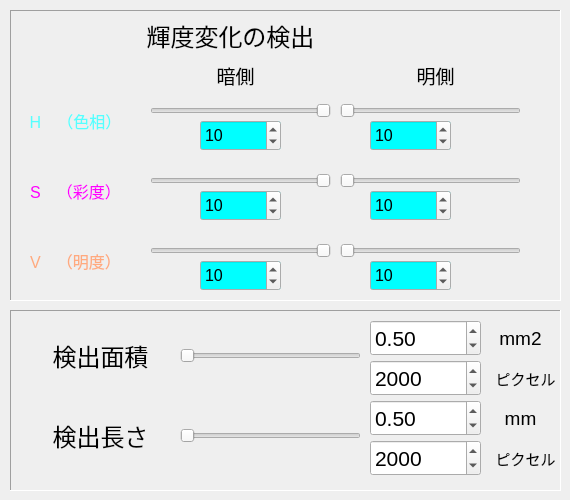
   <widget class="QWidget" name="Broad">
    <widget class="QFrame" name="frame_3">
     <property name="geometry">
      <rect>
       <x>10</x>
       <y>310</y>
       <width>551</width>
       <height>181</height>
      </rect>
     </property>
     <property name="frameShape">
      <enum>QFrame::Panel</enum>
     </property>
     <property name="frameShadow">
      <enum>QFrame::Sunken</enum>
     </property>
     <widget class="QLabel" name="labelK_5">
      <property name="geometry">
       <rect>
        <x>480</x>
        <y>50</y>
        <width>71</width>
        <height>36</height>
       </rect>
      </property>
      <property name="font">
       <font>
        <pointsize>11</pointsize>
       </font>
      </property>
      <property name="text">
       <string>ピクセル</string>
      </property>
      <property name="alignment">
       <set>Qt::AlignCenter</set>
      </property>
     </widget>
     <widget class="QSlider" name="horizontalSliderSizeB">
      <property name="geometry">
       <rect>
        <x>170</x>
        <y>20</y>
        <width>181</width>
        <height>51</height>
       </rect>
      </property>
      <property name="maximum">
       <number>10000</number>
      </property>
      <property name="orientation">
       <enum>Qt::Horizontal</enum>
      </property>
     </widget>
     <widget class="QDoubleSpinBox" name="doubleSpinBoxSizeBMM">
      <property name="geometry">
       <rect>
        <x>360</x>
        <y>10</y>
        <width>111</width>
        <height>36</height>
       </rect>
      </property>
      <property name="font">
       <font>
        <pointsize>16</pointsize>
       </font>
      </property>
      <property name="maximum">
       <double>10000.000000000000000</double>
      </property>
      <property name="value">
       <double>0.500000000000000</double>
      </property>
     </widget>
     <widget class="QLabel" name="labelK_4">
      <property name="geometry">
       <rect>
        <x>480</x>
        <y>10</y>
        <width>61</width>
        <height>36</height>
       </rect>
      </property>
      <property name="font">
       <font>
        <pointsize>14</pointsize>
       </font>
      </property>
      <property name="text">
       <string>mm2</string>
      </property>
      <property name="alignment">
       <set>Qt::AlignCenter</set>
      </property>
     </widget>
     <widget class="QLabel" name="labelK_3">
      <property name="geometry">
       <rect>
        <x>10</x>
        <y>20</y>
        <width>161</width>
        <height>51</height>
       </rect>
      </property>
      <property name="font">
       <font>
        <pointsize>18</pointsize>
       </font>
      </property>
      <property name="text">
       <string>検出面積</string>
      </property>
      <property name="alignment">
       <set>Qt::AlignCenter</set>
      </property>
     </widget>
     <widget class="QSpinBox" name="spinBoxSizeB">
      <property name="geometry">
       <rect>
        <x>360</x>
        <y>50</y>
        <width>111</width>
        <height>36</height>
       </rect>
      </property>
      <property name="font">
       <font>
        <pointsize>16</pointsize>
       </font>
      </property>
      <property name="maximum">
       <number>99999999</number>
      </property>
      <property name="value">
       <number>2000</number>
      </property>
     </widget>
     <widget class="QSpinBox" name="spinBoxLengthB">
      <property name="geometry">
       <rect>
        <x>360</x>
        <y>130</y>
        <width>111</width>
        <height>36</height>
       </rect>
      </property>
      <property name="font">
       <font>
        <pointsize>16</pointsize>
       </font>
      </property>
      <property name="maximum">
       <number>99999999</number>
      </property>
      <property name="value">
       <number>2000</number>
      </property>
     </widget>
     <widget class="QDoubleSpinBox" name="doubleSpinBoxLengthBMM">
      <property name="geometry">
       <rect>
        <x>360</x>
        <y>90</y>
        <width>111</width>
        <height>36</height>
       </rect>
      </property>
      <property name="font">
       <font>
        <pointsize>16</pointsize>
       </font>
      </property>
      <property name="maximum">
       <double>10000.000000000000000</double>
      </property>
      <property name="value">
       <double>0.500000000000000</double>
      </property>
     </widget>
     <widget class="QLabel" name="labelK_12">
      <property name="geometry">
       <rect>
        <x>480</x>
        <y>130</y>
        <width>71</width>
        <height>36</height>
       </rect>
      </property>
      <property name="font">
       <font>
        <pointsize>11</pointsize>
       </font>
      </property>
      <property name="text">
       <string>ピクセル</string>
      </property>
      <property name="alignment">
       <set>Qt::AlignCenter</set>
      </property>
     </widget>
     <widget class="QLabel" name="labelK_13">
      <property name="geometry">
       <rect>
        <x>480</x>
        <y>90</y>
        <width>61</width>
        <height>36</height>
       </rect>
      </property>
      <property name="font">
       <font>
        <pointsize>14</pointsize>
       </font>
      </property>
      <property name="text">
       <string>mm</string>
      </property>
      <property name="alignment">
       <set>Qt::AlignCenter</set>
      </property>
     </widget>
     <widget class="QSlider" name="horizontalSliderLengthB">
      <property name="geometry">
       <rect>
        <x>170</x>
        <y>100</y>
        <width>181</width>
        <height>51</height>
       </rect>
      </property>
      <property name="maximum">
       <number>10000</number>
      </property>
      <property name="orientation">
       <enum>Qt::Horizontal</enum>
      </property>
     </widget>
     <widget class="QLabel" name="labelK_14">
      <property name="geometry">
       <rect>
        <x>10</x>
        <y>100</y>
        <width>161</width>
        <height>51</height>
       </rect>
      </property>
      <property name="font">
       <font>
        <pointsize>18</pointsize>
       </font>
      </property>
      <property name="text">
       <string>検出長さ</string>
      </property>
      <property name="alignment">
       <set>Qt::AlignCenter</set>
      </property>
     </widget>
    </widget>
    <widget class="QFrame" name="frame_4">
     <property name="geometry">
      <rect>
       <x>10</x>
       <y>10</y>
       <width>551</width>
       <height>291</height>
      </rect>
     </property>
     <property name="frameShape">
      <enum>QFrame::Panel</enum>
     </property>
     <property name="frameShadow">
      <enum>QFrame::Sunken</enum>
     </property>
     <widget class="QLabel" name="labelK_6">
      <property name="geometry">
       <rect>
        <x>0</x>
        <y>0</y>
        <width>441</width>
        <height>51</height>
       </rect>
      </property>
      <property name="font">
       <font>
        <pointsize>18</pointsize>
       </font>
      </property>
      <property name="text">
       <string>輝度変化の検出</string>
      </property>
      <property name="alignment">
       <set>Qt::AlignCenter</set>
      </property>
     </widget>
     <widget class="QLabel" name="labelK_9">
      <property name="geometry">
       <rect>
        <x>0</x>
        <y>230</y>
        <width>131</width>
        <height>41</height>
       </rect>
      </property>
      <property name="palette">
       <palette>
        <active>
         <colorrole role="WindowText">
          <brush brushstyle="SolidPattern">
           <color alpha="255">
            <red>255</red>
            <green>170</green>
            <blue>127</blue>
           </color>
          </brush>
         </colorrole>
        </active>
        <inactive>
         <colorrole role="WindowText">
          <brush brushstyle="SolidPattern">
           <color alpha="255">
            <red>255</red>
            <green>170</green>
            <blue>127</blue>
           </color>
          </brush>
         </colorrole>
        </inactive>
        <disabled>
         <colorrole role="WindowText">
          <brush brushstyle="SolidPattern">
           <color alpha="255">
            <red>120</red>
            <green>120</green>
            <blue>120</blue>
           </color>
          </brush>
         </colorrole>
        </disabled>
       </palette>
      </property>
      <property name="font">
       <font>
        <pointsize>12</pointsize>
       </font>
      </property>
      <property name="text">
       <string>V　（明度）</string>
      </property>
      <property name="alignment">
       <set>Qt::AlignCenter</set>
      </property>
     </widget>
     <widget class="QSpinBox" name="spinBoxBCL">
      <property name="geometry">
       <rect>
        <x>190</x>
        <y>110</y>
        <width>81</width>
        <height>31</height>
       </rect>
      </property>
      <property name="palette">
       <palette>
        <active>
         <colorrole role="Base">
          <brush brushstyle="SolidPattern">
           <color alpha="255">
            <red>0</red>
            <green>255</green>
            <blue>255</blue>
           </color>
          </brush>
         </colorrole>
        </active>
        <inactive>
         <colorrole role="Base">
          <brush brushstyle="SolidPattern">
           <color alpha="255">
            <red>0</red>
            <green>255</green>
            <blue>255</blue>
           </color>
          </brush>
         </colorrole>
        </inactive>
        <disabled>
         <colorrole role="Base">
          <brush brushstyle="SolidPattern">
           <color alpha="255">
            <red>240</red>
            <green>240</green>
            <blue>240</blue>
           </color>
          </brush>
         </colorrole>
        </disabled>
       </palette>
      </property>
      <property name="font">
       <font>
        <pointsize>12</pointsize>
       </font>
      </property>
      <property name="autoFillBackground">
       <bool>true</bool>
      </property>
      <property name="maximum">
       <number>360</number>
      </property>
      <property name="value">
       <number>10</number>
      </property>
     </widget>
     <widget class="QLabel" name="labelK_7">
      <property name="geometry">
       <rect>
        <x>0</x>
        <y>160</y>
        <width>131</width>
        <height>41</height>
       </rect>
      </property>
      <property name="palette">
       <palette>
        <active>
         <colorrole role="WindowText">
          <brush brushstyle="SolidPattern">
           <color alpha="255">
            <red>255</red>
            <green>0</green>
            <blue>255</blue>
           </color>
          </brush>
         </colorrole>
        </active>
        <inactive>
         <colorrole role="WindowText">
          <brush brushstyle="SolidPattern">
           <color alpha="255">
            <red>255</red>
            <green>0</green>
            <blue>255</blue>
           </color>
          </brush>
         </colorrole>
        </inactive>
        <disabled>
         <colorrole role="WindowText">
          <brush brushstyle="SolidPattern">
           <color alpha="255">
            <red>120</red>
            <green>120</green>
            <blue>120</blue>
           </color>
          </brush>
         </colorrole>
        </disabled>
       </palette>
      </property>
      <property name="font">
       <font>
        <pointsize>12</pointsize>
       </font>
      </property>
      <property name="text">
       <string>S　（彩度）</string>
      </property>
      <property name="alignment">
       <set>Qt::AlignCenter</set>
      </property>
     </widget>
     <widget class="QSpinBox" name="spinBoxBYH">
      <property name="geometry">
       <rect>
        <x>360</x>
        <y>250</y>
        <width>81</width>
        <height>31</height>
       </rect>
      </property>
      <property name="palette">
       <palette>
        <active>
         <colorrole role="Base">
          <brush brushstyle="SolidPattern">
           <color alpha="255">
            <red>0</red>
            <green>255</green>
            <blue>255</blue>
           </color>
          </brush>
         </colorrole>
        </active>
        <inactive>
         <colorrole role="Base">
          <brush brushstyle="SolidPattern">
           <color alpha="255">
            <red>0</red>
            <green>255</green>
            <blue>255</blue>
           </color>
          </brush>
         </colorrole>
        </inactive>
        <disabled>
         <colorrole role="Base">
          <brush brushstyle="SolidPattern">
           <color alpha="255">
            <red>240</red>
            <green>240</green>
            <blue>240</blue>
           </color>
          </brush>
         </colorrole>
        </disabled>
       </palette>
      </property>
      <property name="font">
       <font>
        <pointsize>12</pointsize>
       </font>
      </property>
      <property name="autoFillBackground">
       <bool>true</bool>
      </property>
      <property name="maximum">
       <number>255</number>
      </property>
      <property name="value">
       <number>10</number>
      </property>
     </widget>
     <widget class="QSpinBox" name="spinBoxBCH">
      <property name="geometry">
       <rect>
        <x>360</x>
        <y>110</y>
        <width>81</width>
        <height>31</height>
       </rect>
      </property>
      <property name="palette">
       <palette>
        <active>
         <colorrole role="Base">
          <brush brushstyle="SolidPattern">
           <color alpha="255">
            <red>0</red>
            <green>255</green>
            <blue>255</blue>
           </color>
          </brush>
         </colorrole>
        </active>
        <inactive>
         <colorrole role="Base">
          <brush brushstyle="SolidPattern">
           <color alpha="255">
            <red>0</red>
            <green>255</green>
            <blue>255</blue>
           </color>
          </brush>
         </colorrole>
        </inactive>
        <disabled>
         <colorrole role="Base">
          <brush brushstyle="SolidPattern">
           <color alpha="255">
            <red>240</red>
            <green>240</green>
            <blue>240</blue>
           </color>
          </brush>
         </colorrole>
        </disabled>
       </palette>
      </property>
      <property name="font">
       <font>
        <pointsize>12</pointsize>
       </font>
      </property>
      <property name="autoFillBackground">
       <bool>true</bool>
      </property>
      <property name="maximum">
       <number>360</number>
      </property>
      <property name="value">
       <number>10</number>
      </property>
     </widget>
     <widget class="QSpinBox" name="spinBoxBMH">
      <property name="geometry">
       <rect>
        <x>360</x>
        <y>180</y>
        <width>81</width>
        <height>31</height>
       </rect>
      </property>
      <property name="palette">
       <palette>
        <active>
         <colorrole role="Base">
          <brush brushstyle="SolidPattern">
           <color alpha="255">
            <red>0</red>
            <green>255</green>
            <blue>255</blue>
           </color>
          </brush>
         </colorrole>
        </active>
        <inactive>
         <colorrole role="Base">
          <brush brushstyle="SolidPattern">
           <color alpha="255">
            <red>0</red>
            <green>255</green>
            <blue>255</blue>
           </color>
          </brush>
         </colorrole>
        </inactive>
        <disabled>
         <colorrole role="Base">
          <brush brushstyle="SolidPattern">
           <color alpha="255">
            <red>240</red>
            <green>240</green>
            <blue>240</blue>
           </color>
          </brush>
         </colorrole>
        </disabled>
       </palette>
      </property>
      <property name="font">
       <font>
        <pointsize>12</pointsize>
       </font>
      </property>
      <property name="autoFillBackground">
       <bool>true</bool>
      </property>
      <property name="maximum">
       <number>255</number>
      </property>
      <property name="value">
       <number>10</number>
      </property>
     </widget>
     <widget class="QSlider" name="horizontalSliderBYH">
      <property name="geometry">
       <rect>
        <x>330</x>
        <y>220</y>
        <width>181</width>
        <height>41</height>
       </rect>
      </property>
      <property name="maximum">
       <number>255</number>
      </property>
      <property name="orientation">
       <enum>Qt::Horizontal</enum>
      </property>
     </widget>
     <widget class="QSlider" name="horizontalSliderBCH">
      <property name="geometry">
       <rect>
        <x>330</x>
        <y>80</y>
        <width>181</width>
        <height>41</height>
       </rect>
      </property>
      <property name="maximum">
       <number>360</number>
      </property>
      <property name="orientation">
       <enum>Qt::Horizontal</enum>
      </property>
     </widget>
     <widget class="QSlider" name="horizontalSliderBMH">
      <property name="geometry">
       <rect>
        <x>330</x>
        <y>150</y>
        <width>181</width>
        <height>41</height>
       </rect>
      </property>
      <property name="maximum">
       <number>255</number>
      </property>
      <property name="orientation">
       <enum>Qt::Horizontal</enum>
      </property>
     </widget>
     <widget class="QSlider" name="horizontalSliderBML">
      <property name="geometry">
       <rect>
        <x>140</x>
        <y>150</y>
        <width>181</width>
        <height>41</height>
       </rect>
      </property>
      <property name="layoutDirection">
       <enum>Qt::RightToLeft</enum>
      </property>
      <property name="maximum">
       <number>255</number>
      </property>
      <property name="orientation">
       <enum>Qt::Horizontal</enum>
      </property>
     </widget>
     <widget class="QSlider" name="horizontalSliderBYL">
      <property name="geometry">
       <rect>
        <x>140</x>
        <y>220</y>
        <width>181</width>
        <height>41</height>
       </rect>
      </property>
      <property name="layoutDirection">
       <enum>Qt::RightToLeft</enum>
      </property>
      <property name="maximum">
       <number>255</number>
      </property>
      <property name="orientation">
       <enum>Qt::Horizontal</enum>
      </property>
     </widget>
     <widget class="QLabel" name="labelK_2">
      <property name="geometry">
       <rect>
        <x>0</x>
        <y>90</y>
        <width>131</width>
        <height>41</height>
       </rect>
      </property>
      <property name="palette">
       <palette>
        <active>
         <colorrole role="WindowText">
          <brush brushstyle="SolidPattern">
           <color alpha="255">
            <red>85</red>
            <green>255</green>
            <blue>255</blue>
           </color>
          </brush>
         </colorrole>
        </active>
        <inactive>
         <colorrole role="WindowText">
          <brush brushstyle="SolidPattern">
           <color alpha="255">
            <red>85</red>
            <green>255</green>
            <blue>255</blue>
           </color>
          </brush>
         </colorrole>
        </inactive>
        <disabled>
         <colorrole role="WindowText">
          <brush brushstyle="SolidPattern">
           <color alpha="255">
            <red>120</red>
            <green>120</green>
            <blue>120</blue>
           </color>
          </brush>
         </colorrole>
        </disabled>
       </palette>
      </property>
      <property name="font">
       <font>
        <pointsize>12</pointsize>
       </font>
      </property>
      <property name="text">
       <string>H　（色相）</string>
      </property>
      <property name="alignment">
       <set>Qt::AlignCenter</set>
      </property>
     </widget>
     <widget class="QSpinBox" name="spinBoxBYL">
      <property name="geometry">
       <rect>
        <x>190</x>
        <y>250</y>
        <width>81</width>
        <height>31</height>
       </rect>
      </property>
      <property name="palette">
       <palette>
        <active>
         <colorrole role="Base">
          <brush brushstyle="SolidPattern">
           <color alpha="255">
            <red>0</red>
            <green>255</green>
            <blue>255</blue>
           </color>
          </brush>
         </colorrole>
        </active>
        <inactive>
         <colorrole role="Base">
          <brush brushstyle="SolidPattern">
           <color alpha="255">
            <red>0</red>
            <green>255</green>
            <blue>255</blue>
           </color>
          </brush>
         </colorrole>
        </inactive>
        <disabled>
         <colorrole role="Base">
          <brush brushstyle="SolidPattern">
           <color alpha="255">
            <red>240</red>
            <green>240</green>
            <blue>240</blue>
           </color>
          </brush>
         </colorrole>
        </disabled>
       </palette>
      </property>
      <property name="font">
       <font>
        <pointsize>12</pointsize>
       </font>
      </property>
      <property name="autoFillBackground">
       <bool>true</bool>
      </property>
      <property name="maximum">
       <number>255</number>
      </property>
      <property name="value">
       <number>10</number>
      </property>
     </widget>
     <widget class="QSlider" name="horizontalSliderBCL">
      <property name="geometry">
       <rect>
        <x>140</x>
        <y>80</y>
        <width>181</width>
        <height>41</height>
       </rect>
      </property>
      <property name="layoutDirection">
       <enum>Qt::RightToLeft</enum>
      </property>
      <property name="maximum">
       <number>360</number>
      </property>
      <property name="orientation">
       <enum>Qt::Horizontal</enum>
      </property>
     </widget>
     <widget class="QSpinBox" name="spinBoxBML">
      <property name="geometry">
       <rect>
        <x>190</x>
        <y>180</y>
        <width>81</width>
        <height>31</height>
       </rect>
      </property>
      <property name="palette">
       <palette>
        <active>
         <colorrole role="Base">
          <brush brushstyle="SolidPattern">
           <color alpha="255">
            <red>0</red>
            <green>255</green>
            <blue>255</blue>
           </color>
          </brush>
         </colorrole>
        </active>
        <inactive>
         <colorrole role="Base">
          <brush brushstyle="SolidPattern">
           <color alpha="255">
            <red>0</red>
            <green>255</green>
            <blue>255</blue>
           </color>
          </brush>
         </colorrole>
        </inactive>
        <disabled>
         <colorrole role="Base">
          <brush brushstyle="SolidPattern">
           <color alpha="255">
            <red>240</red>
            <green>240</green>
            <blue>240</blue>
           </color>
          </brush>
         </colorrole>
        </disabled>
       </palette>
      </property>
      <property name="font">
       <font>
        <pointsize>12</pointsize>
       </font>
      </property>
      <property name="autoFillBackground">
       <bool>true</bool>
      </property>
      <property name="maximum">
       <number>255</number>
      </property>
      <property name="value">
       <number>10</number>
      </property>
     </widget>
     <widget class="QLabel" name="labelK_10">
      <property name="geometry">
       <rect>
        <x>150</x>
        <y>50</y>
        <width>151</width>
        <height>31</height>
       </rect>
      </property>
      <property name="font">
       <font>
        <pointsize>14</pointsize>
       </font>
      </property>
      <property name="text">
       <string>暗側</string>
      </property>
      <property name="alignment">
       <set>Qt::AlignCenter</set>
      </property>
     </widget>
     <widget class="QLabel" name="labelK_11">
      <property name="geometry">
       <rect>
        <x>350</x>
        <y>50</y>
        <width>151</width>
        <height>31</height>
       </rect>
      </property>
      <property name="font">
       <font>
        <pointsize>14</pointsize>
       </font>
      </property>
      <property name="text">
       <string>明側</string>
      </property>
      <property name="alignment">
       <set>Qt::AlignCenter</set>
      </property>
     </widget>
    </widget>
   </widget>
